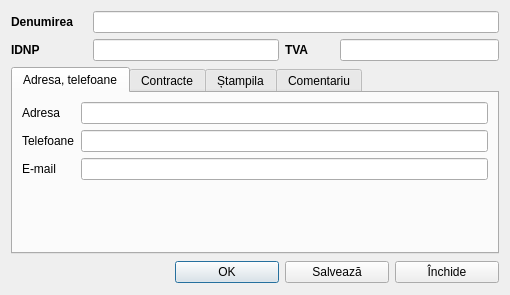
<?xml version="1.0" encoding="UTF-8"?>
<ui version="4.0">
 <class>CatOrganizations</class>
 <widget class="QDialog" name="CatOrganizations">
  <property name="geometry">
   <rect>
    <x>0</x>
    <y>0</y>
    <width>510</width>
    <height>295</height>
   </rect>
  </property>
  <property name="font">
   <font>
    <family>Segoe UI</family>
   </font>
  </property>
  <property name="windowTitle">
   <string>Dialog</string>
  </property>
  <layout class="QGridLayout" name="gridLayout">
   <item row="0" column="0">
    <widget class="QLabel" name="label">
     <property name="font">
      <font>
       <family>Segoe UI</family>
       <bold>true</bold>
      </font>
     </property>
     <property name="text">
      <string>Denumirea</string>
     </property>
    </widget>
   </item>
   <item row="0" column="1" colspan="5">
    <widget class="QLineEdit" name="editName"/>
   </item>
   <item row="1" column="0">
    <widget class="QLabel" name="label_2">
     <property name="font">
      <font>
       <family>Segoe UI</family>
       <bold>true</bold>
      </font>
     </property>
     <property name="text">
      <string>IDNP</string>
     </property>
    </widget>
   </item>
   <item row="1" column="1" colspan="2">
    <widget class="QLineEdit" name="editIDNP"/>
   </item>
   <item row="1" column="3">
    <widget class="QLabel" name="label_4">
     <property name="font">
      <font>
       <family>Segoe UI</family>
       <bold>true</bold>
      </font>
     </property>
     <property name="text">
      <string>TVA</string>
     </property>
    </widget>
   </item>
   <item row="1" column="4" colspan="2">
    <widget class="QLineEdit" name="editTVA"/>
   </item>
   <item row="2" column="0" colspan="6">
    <widget class="QTabWidget" name="tabWidget">
     <property name="currentIndex">
      <number>0</number>
     </property>
     <widget class="QWidget" name="tab">
      <attribute name="title">
       <string>Adresa, telefoane</string>
      </attribute>
      <layout class="QGridLayout" name="gridLayout_2">
       <item row="1" column="1">
        <widget class="QLineEdit" name="editTelephone"/>
       </item>
       <item row="2" column="0">
        <widget class="QLabel" name="label_6">
         <property name="text">
          <string>E-mail</string>
         </property>
        </widget>
       </item>
       <item row="2" column="1">
        <widget class="QLineEdit" name="editEmail"/>
       </item>
       <item row="0" column="0">
        <widget class="QLabel" name="label_3">
         <property name="text">
          <string>Adresa</string>
         </property>
        </widget>
       </item>
       <item row="1" column="0">
        <widget class="QLabel" name="label_5">
         <property name="text">
          <string>Telefoane</string>
         </property>
        </widget>
       </item>
       <item row="0" column="1">
        <widget class="QLineEdit" name="editAddress"/>
       </item>
       <item row="3" column="1">
        <spacer name="verticalSpacer">
         <property name="orientation">
          <enum>Qt::Vertical</enum>
         </property>
         <property name="sizeHint" stdset="0">
          <size>
           <width>20</width>
           <height>40</height>
          </size>
         </property>
        </spacer>
       </item>
      </layout>
     </widget>
     <widget class="QWidget" name="tab_3">
      <attribute name="title">
       <string>Contracte</string>
      </attribute>
      <layout class="QGridLayout" name="gridLayout_4">
       <item row="0" column="0">
        <layout class="QHBoxLayout" name="layoutToolBar">
         <property name="spacing">
          <number>6</number>
         </property>
         <property name="topMargin">
          <number>0</number>
         </property>
         <item>
          <widget class="QToolButton" name="btnAddContract">
           <property name="styleSheet">
            <string notr="true">QToolButton {
    border: none;
    background-color: transparent;
    color: #4a4a4a;
    font-size: 14px;
}
QToolButton:hover {
    background-color: #f0f0f0;
    color: #000000;
}
QToolButton:pressed {
    background-color: #dcdcdc;
}</string>
           </property>
           <property name="text">
            <string>...</string>
           </property>
           <property name="icon">
            <iconset resource="../resource.qrc">
             <normaloff>:/img/add_x32.png</normaloff>:/img/add_x32.png</iconset>
           </property>
          </widget>
         </item>
         <item>
          <widget class="QToolButton" name="btnEditContract">
           <property name="styleSheet">
            <string notr="true">QToolButton {
    border: none;
    background-color: transparent;
    color: #4a4a4a;
    font-size: 14px;
}
QToolButton:hover {
    background-color: #f0f0f0;
    color: #000000;
}
QToolButton:pressed {
    background-color: #dcdcdc;
}</string>
           </property>
           <property name="text">
            <string>...</string>
           </property>
           <property name="icon">
            <iconset resource="../resource.qrc">
             <normaloff>:/img/write.png</normaloff>:/img/write.png</iconset>
           </property>
          </widget>
         </item>
         <item>
          <widget class="QToolButton" name="btnDeletionContract">
           <property name="styleSheet">
            <string notr="true">QToolButton {
    border: none;
    background-color: transparent;
    color: #4a4a4a;
    font-size: 14px;
}
QToolButton:hover {
    background-color: #f0f0f0;
    color: #000000;
}
QToolButton:pressed {
    background-color: #dcdcdc;
}</string>
           </property>
           <property name="text">
            <string>...</string>
           </property>
           <property name="icon">
            <iconset resource="../resource.qrc">
             <normaloff>:/img/clear_x32.png</normaloff>:/img/clear_x32.png</iconset>
           </property>
          </widget>
         </item>
         <item>
          <widget class="Line" name="line">
           <property name="orientation">
            <enum>Qt::Vertical</enum>
           </property>
          </widget>
         </item>
         <item>
          <widget class="QToolButton" name="btnSetDefaultContract">
           <property name="minimumSize">
            <size>
             <width>0</width>
             <height>21</height>
            </size>
           </property>
           <property name="styleSheet">
            <string notr="true">QToolButton
{
    border: 1px solid rgba(0, 0, 0, 0.2);
    border-radius: 8px;
    background-color: #f1f1f1;
    color: #000000;
    font-size: 13px;
    padding: 4px 10px;
}
QToolButton:hover
{
    background-color: #e0e0e0;
}
QToolButton:pressed
{
    background-color: #d0d0d0;
}</string>
           </property>
           <property name="text">
            <string>Contract de baza</string>
           </property>
          </widget>
         </item>
         <item>
          <spacer name="horizontalSpacer_4">
           <property name="orientation">
            <enum>Qt::Horizontal</enum>
           </property>
           <property name="sizeHint" stdset="0">
            <size>
             <width>40</width>
             <height>20</height>
            </size>
           </property>
          </spacer>
         </item>
        </layout>
       </item>
       <item row="1" column="0">
        <widget class="QTableView" name="tableViewContracts"/>
       </item>
      </layout>
     </widget>
     <widget class="QWidget" name="tab_4">
      <attribute name="title">
       <string>Ștampila</string>
      </attribute>
      <layout class="QGridLayout" name="gridLayout_5">
       <item row="0" column="1" rowspan="2">
        <widget class="QLabel" name="img_stamp">
         <property name="minimumSize">
          <size>
           <width>200</width>
           <height>0</height>
          </size>
         </property>
         <property name="frameShape">
          <enum>QFrame::StyledPanel</enum>
         </property>
         <property name="text">
          <string>TextLabel</string>
         </property>
         <property name="alignment">
          <set>Qt::AlignCenter</set>
         </property>
        </widget>
       </item>
       <item row="0" column="2">
        <widget class="QToolButton" name="btnClearStamp">
         <property name="styleSheet">
          <string notr="true">QToolButton {
    border: none;
    background-color: transparent;
    color: #4a4a4a;
    font-size: 14px;
}
QToolButton:hover {
    background-color: #f0f0f0;
    color: #000000;
}
QToolButton:pressed {
    background-color: #dcdcdc;
}</string>
         </property>
         <property name="text">
          <string>...</string>
         </property>
         <property name="icon">
          <iconset resource="../resource.qrc">
           <normaloff>:/img/clear_x32.png</normaloff>:/img/clear_x32.png</iconset>
         </property>
        </widget>
       </item>
       <item row="1" column="0">
        <spacer name="horizontalSpacer_2">
         <property name="orientation">
          <enum>Qt::Horizontal</enum>
         </property>
         <property name="sizeHint" stdset="0">
          <size>
           <width>40</width>
           <height>20</height>
          </size>
         </property>
        </spacer>
       </item>
       <item row="1" column="2">
        <spacer name="verticalSpacer_2">
         <property name="orientation">
          <enum>Qt::Vertical</enum>
         </property>
         <property name="sizeHint" stdset="0">
          <size>
           <width>20</width>
           <height>124</height>
          </size>
         </property>
        </spacer>
       </item>
       <item row="1" column="3">
        <spacer name="horizontalSpacer_3">
         <property name="orientation">
          <enum>Qt::Horizontal</enum>
         </property>
         <property name="sizeHint" stdset="0">
          <size>
           <width>40</width>
           <height>20</height>
          </size>
         </property>
        </spacer>
       </item>
      </layout>
     </widget>
     <widget class="QWidget" name="tab_2">
      <attribute name="title">
       <string>Comentariu</string>
      </attribute>
      <layout class="QGridLayout" name="gridLayout_3">
       <item row="0" column="0">
        <widget class="QTextEdit" name="editComment"/>
       </item>
      </layout>
     </widget>
    </widget>
   </item>
   <item row="3" column="0" colspan="2">
    <spacer name="horizontalSpacer">
     <property name="orientation">
      <enum>Qt::Horizontal</enum>
     </property>
     <property name="sizeHint" stdset="0">
      <size>
       <width>221</width>
       <height>24</height>
      </size>
     </property>
    </spacer>
   </item>
   <item row="3" column="2">
    <widget class="QPushButton" name="btnOK">
     <property name="minimumSize">
      <size>
       <width>104</width>
       <height>0</height>
      </size>
     </property>
     <property name="font">
      <font>
       <family>Segoe UI</family>
       <bold>false</bold>
      </font>
     </property>
     <property name="text">
      <string>OK</string>
     </property>
     <property name="icon">
      <iconset resource="../resource.qrc">
       <normaloff>:/img/accept_button.png</normaloff>:/img/accept_button.png</iconset>
     </property>
    </widget>
   </item>
   <item row="3" column="3" colspan="2">
    <widget class="QPushButton" name="btnWrite">
     <property name="minimumSize">
      <size>
       <width>104</width>
       <height>0</height>
      </size>
     </property>
     <property name="text">
      <string>Salvează</string>
     </property>
     <property name="icon">
      <iconset resource="../resource.qrc">
       <normaloff>:/img/save.png</normaloff>:/img/save.png</iconset>
     </property>
    </widget>
   </item>
   <item row="3" column="5">
    <widget class="QPushButton" name="btnCancel">
     <property name="minimumSize">
      <size>
       <width>104</width>
       <height>0</height>
      </size>
     </property>
     <property name="text">
      <string>Închide</string>
     </property>
     <property name="icon">
      <iconset resource="../resource.qrc">
       <normaloff>:/img/close_x32.png</normaloff>:/img/close_x32.png</iconset>
     </property>
    </widget>
   </item>
  </layout>
 </widget>
 <tabstops>
  <tabstop>editName</tabstop>
  <tabstop>editIDNP</tabstop>
  <tabstop>editTVA</tabstop>
  <tabstop>editAddress</tabstop>
  <tabstop>editTelephone</tabstop>
  <tabstop>editEmail</tabstop>
  <tabstop>btnOK</tabstop>
  <tabstop>btnWrite</tabstop>
  <tabstop>btnCancel</tabstop>
  <tabstop>tabWidget</tabstop>
  <tabstop>editComment</tabstop>
 </tabstops>
 <resources>
  <include location="../resource.qrc"/>
 </resources>
 <connections/>
</ui>
